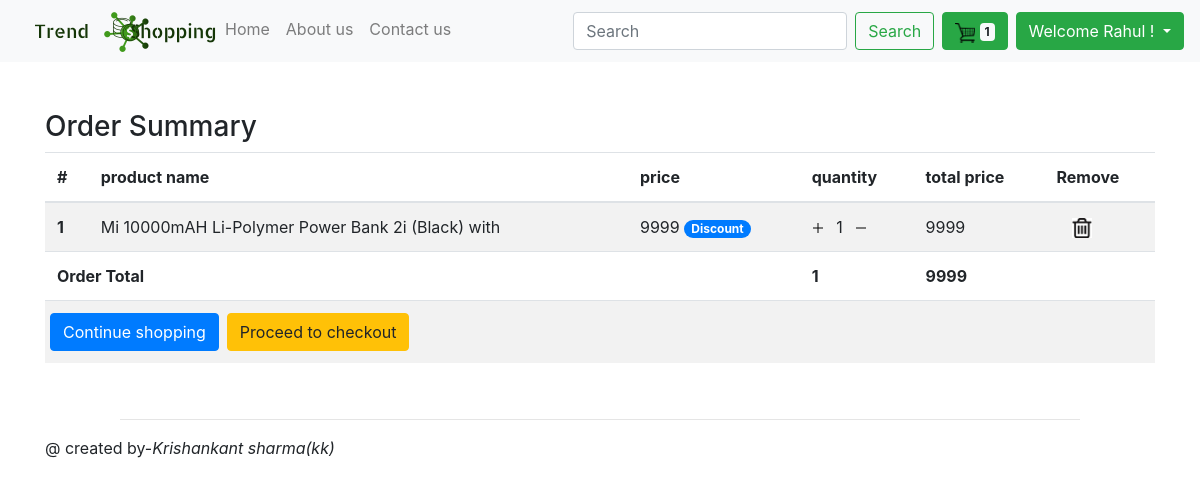
Screenshot of /order-summary/ (signed in) with the database file from the repository.
### myapp/models.py (models this page shows, shortened)
class OrderItem(models.Model):
    user = models.ForeignKey(settings.AUTH_USER_MODEL, on_delete=models.CASCADE,)
    ordered = models.BooleanField(default=False)
    item=models.ForeignKey(product, on_delete=models.CASCADE)
    quantity = models.IntegerField(default=1)
    def total_discountprice(self):
        return self.quantity * self.item.discount_price
    def final_price(self):
        if self.item.discount_price:
            return self.total_discountprice()
        else:
            return self.total_price()

class product(models.Model):
  product_id=models.AutoField
  slug=models.SlugField(max_length=250, blank=True)
  product_name=models.CharField(max_length=50)
  category=models.CharField(max_length=50,default="")
  sub_category=models.CharField(max_length=50,default="")
  desc=models.CharField(max_length=1000)
  price=models.IntegerField(default=0)
  discount_price=models.IntegerField(default=0,blank=True)
  new=models.BooleanField(default=False)
  pub_date=models.DateField()
  image=models.ImageField(upload_to='app/images',default="")
  image1 = models.ImageField(upload_to='app/images', default="")
  image2 = models.ImageField(upload_to='app/images', default="")
  image3 = models.ImageField(upload_to='app/images', default="")
  image4 = models.ImageField(upload_to='app/images', default="")
  def __str__(self):
    return self.product_name

class Order(models.Model):
    STATUS=(
            ('Not order','Not order'),
            ('Out for delivery','Out for delivery'),
            ('delivered','delivered'),
            )
    user=models.ForeignKey(settings.AUTH_USER_MODEL, on_delete=models.CASCADE)
    unique_id = models.CharField(max_length=20,default="")
    items=models.ManyToManyField(OrderItem)
    start_date=models.DateTimeField(auto_now=True)
    order_date=models.DateTimeField()
    complete_date=models.DateTimeField(null=True, blank=True)
    ordered=models.BooleanField(default=False)
    status = models.CharField(max_length=100, default="not order",choices=STATUS)
    payment_price=models.FloatField(default=0)
    delivery_address=models.ForeignKey('CheckoutForm',on_delete=models.SET_NULL,blank=True,null=True)
    def final(self):
        total=0
        for item in self.items.all():
            total += item.final_price()
        return total
    amount=property(final)
    class Meta:
        ordering=["status"]

### myapp/views.py (the view)
# urls.py: path('order-summary/', views.order_summary,name='order-summary'),
@ login_required(login_url='/register/')
def order_summary(request):
    user_order=Order.objects.filter(user=request.user,ordered=False)
    if user_order.exists():
        user_items= OrderItem.objects.filter(user=request.user,ordered=False)
        items=user_items.values('quantity')
        count=0
        for x in items:
               count += x['quantity']
        context={'order':user_items,'count':count,'total':user_order}
        return render(request, 'order summary.html',context)
    return render(request,'order summary.html',{'count':0})

### templates/order summary.html (shortened to what this page needs)
{% extends 'basic.html' %}
{% block body%}
<br><br>
{% if count != 0 %}
<div class="container">
<table class="table table-striped" id="table">
    <h3>Order Summary</h3>
  <thead>
    <tr>
      <th scope="col">#</th>
      <th scope="col">product name</th>
      <th scope="col">price</th>
      <th scope="col">quantity</th>
        <th scope="col">total price</th>
        <th scope="col">Remove</th>
    </tr>
  </thead>
  <tbody>
   {% for i in order %}
    <tr>
      <th scope="row">{{forloop.counter}}</th>
      <td>{{i.item}}</td>
        {% if i.item.discount_price == 0 %}
      <td>{{i.item.price}}</td>
        {% else %}
        <td>{{i.item.discount_price}}
            <span class="badge badge-pill badge-primary">Discount</span></td>
        {% endif %}
        <td><a href="/plus/{{i.item.slug}}"><img src="/static/app/images/plus.png" id="plus" height="12px" width="12px"></a><span class="mx-2"> {{i.quantity}}</span> <a href="/minus/{{i.item.slug}}"><img src="/static/app/images/minus.png" id="minus" width="12px"></a></td>
        {% if i.item.discount_price == 0 %}
        <td>{{i.total_price}}</td>
        {% else %}
        <td>{{i.total_discountprice}}</td>
        {% endif %}
        <td> <a href="/remove-from-cart/{{i.item.slug}}" class=" mx-3"><img src="/static/app/images/del.jpg" width="20px" height="20px"> </a> </td>
    </tr>
{% endfor %}
<tr >{%for i  in total %}
  <td colspan="3"><b> Order Total</b></td>
  <td><b>{{count}}</b> </td>
  <td colspan="2"><b>{{i.final}}</b> </td>
</tr>
   <tr>
     <td colspan="6">
      <div class="row">
       <a class="btn btn-primary float-right mx-2" href="/">Continue shopping</a>
          <a class="btn btn-warning float-right" href="/order-place/">Proceed to checkout</a>
      </div></td>
   </tr>
   {% endfor %}
  </tbody>
</table>
</div>
{% endif %}
{% endblock %}

### templates/basic.html (shortened to what this page needs)
<!doctype html>
<html lang="en" xmlns="http://www.w3.org/1999/html">
  <head>
 <link rel="stylesheet" href="https://stackpath.bootstrapcdn.com/bootstrap/4.4.1/css/bootstrap.min.css">
  </head>
<body>
{% load static %}
 <nav class="navbar navbar-expand-lg navbar-light bg-light">
  <div class="collapse navbar-collapse" id="navbarSupportedContent">
    <ul class="navbar-nav mr-auto">
        <li class="nav-item " ><img src="\static\app\images\shop.png"></li>
        <li class="nav-item"> <a class="nav-link" href="/" id="home">Home <span class="sr-only">(current)</span></a>
      </li>
      <li class="nav-item" >
        <a class="nav-link" href="/about/" id="about">About us </a>
      </li>
      <li class="nav-item" >
          <form method="post" action="/contact/">
        <a class="nav-link " href="/contact/" id="contact"> Contact us</a>
          </form>
      </li>
    </ul>
    <form  method="get" action="/search/" class="form-inline my-2 my-lg-0">
      <input class="form-control mr-sm-2" type="search" placeholder="Search"  name="search" id="search" aria-label="Search">
      <button class="btn btn-outline-success my-2 my-sm-0" type="submit">Search</button>
    </form>
          <a href="/order-summary/" class="btn btn-success mx-2 my-1">
          <img src="/static/app/images/shop cart.png" height="20px" width="20px">
              <span class="badge badge-light">{{count}}</span>
              </a>
      {% if user.is_authenticated %}
       <div class="dropdown ">
  <button class="btn btn-success dropdown-toggle" type="button" id="dropdownMenuButton" data-toggle="dropdown" aria-haspopup="true" aria-expanded="false">
    Welcome {{request.user|capfirst}} !
  </button>
</div>
{% endif %}
</div>
</nav>
{% block body %}
{% endblock %}
</body><br>
  <hr style="margin-left:10%;margin-right:10%">
  <footer class="container">
      <p>
          @ created by-<i>Krishankant sharma(kk)</i></p>
  </footer>
</html>

### rows the page displays
OrderItem: item "Mi 10000mAH Li-Polymer Power Bank 2i (Black) with", item.discount_price "9999", quantity "1", total_discountprice "9999"
Order: count "1", final "9999"

### other values shown
{{ count }} "1"
{{ request.user|capfirst }} "Rahul"
